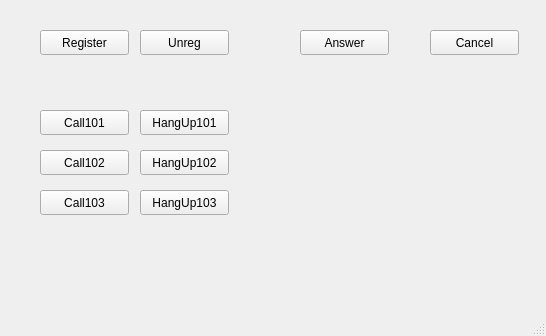
<?xml version="1.0" encoding="UTF-8"?>
<ui version="4.0">
 <class>MainWindow</class>
 <widget class="QMainWindow" name="MainWindow">
  <property name="geometry">
   <rect>
    <x>0</x>
    <y>0</y>
    <width>546</width>
    <height>336</height>
   </rect>
  </property>
  <property name="windowTitle">
   <string>MainWindow</string>
  </property>
  <widget class="QWidget" name="centralwidget">
   <widget class="QPushButton" name="Call101">
    <property name="geometry">
     <rect>
      <x>40</x>
      <y>110</y>
      <width>89</width>
      <height>25</height>
     </rect>
    </property>
    <property name="text">
     <string>Call101</string>
    </property>
   </widget>
   <widget class="QPushButton" name="Hangup101">
    <property name="geometry">
     <rect>
      <x>140</x>
      <y>110</y>
      <width>89</width>
      <height>25</height>
     </rect>
    </property>
    <property name="text">
     <string>HangUp101</string>
    </property>
   </widget>
   <widget class="QPushButton" name="Reg">
    <property name="geometry">
     <rect>
      <x>40</x>
      <y>30</y>
      <width>89</width>
      <height>25</height>
     </rect>
    </property>
    <property name="text">
     <string>Register</string>
    </property>
   </widget>
   <widget class="QPushButton" name="Unreg">
    <property name="geometry">
     <rect>
      <x>140</x>
      <y>30</y>
      <width>89</width>
      <height>25</height>
     </rect>
    </property>
    <property name="text">
     <string>Unreg</string>
    </property>
   </widget>
   <widget class="QPushButton" name="Answ">
    <property name="geometry">
     <rect>
      <x>300</x>
      <y>30</y>
      <width>89</width>
      <height>25</height>
     </rect>
    </property>
    <property name="text">
     <string>Answer</string>
    </property>
   </widget>
   <widget class="QPushButton" name="Call102">
    <property name="geometry">
     <rect>
      <x>40</x>
      <y>150</y>
      <width>89</width>
      <height>25</height>
     </rect>
    </property>
    <property name="text">
     <string>Call102</string>
    </property>
   </widget>
   <widget class="QPushButton" name="Hangup102">
    <property name="geometry">
     <rect>
      <x>140</x>
      <y>150</y>
      <width>89</width>
      <height>25</height>
     </rect>
    </property>
    <property name="text">
     <string>HangUp102</string>
    </property>
   </widget>
   <widget class="QPushButton" name="Call103">
    <property name="geometry">
     <rect>
      <x>40</x>
      <y>190</y>
      <width>89</width>
      <height>25</height>
     </rect>
    </property>
    <property name="text">
     <string>Call103</string>
    </property>
   </widget>
   <widget class="QPushButton" name="Hangup103">
    <property name="geometry">
     <rect>
      <x>140</x>
      <y>190</y>
      <width>89</width>
      <height>25</height>
     </rect>
    </property>
    <property name="text">
     <string>HangUp103</string>
    </property>
   </widget>
   <widget class="QPushButton" name="canc">
    <property name="geometry">
     <rect>
      <x>430</x>
      <y>30</y>
      <width>89</width>
      <height>25</height>
     </rect>
    </property>
    <property name="text">
     <string>Cancel</string>
    </property>
   </widget>
  </widget>
  <widget class="QMenuBar" name="menubar">
   <property name="geometry">
    <rect>
     <x>0</x>
     <y>0</y>
     <width>546</width>
     <height>22</height>
    </rect>
   </property>
  </widget>
  <widget class="QStatusBar" name="statusbar"/>
 </widget>
 <resources/>
 <connections/>
</ui>
